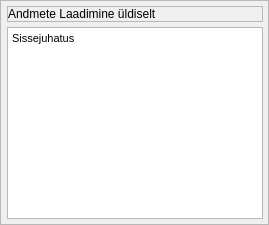
                        <widget class="QWidget" name="w_HM_Andmete_laadimine_Yldine">
                         <layout class="QVBoxLayout" name="verticalLayout_127">
                          <property name="spacing">
                           <number>0</number>
                          </property>
                          <property name="leftMargin">
                           <number>0</number>
                          </property>
                          <property name="topMargin">
                           <number>0</number>
                          </property>
                          <property name="rightMargin">
                           <number>0</number>
                          </property>
                          <property name="bottomMargin">
                           <number>0</number>
                          </property>
                          <item>
                           <widget class="QFrame" name="f_HM_Andmete_laadimine_Yldine">
                            <property name="frameShape">
                             <enum>QFrame::StyledPanel</enum>
                            </property>
                            <property name="frameShadow">
                             <enum>QFrame::Raised</enum>
                            </property>
                            <layout class="QVBoxLayout" name="verticalLayout_128">
                             <property name="spacing">
                              <number>5</number>
                             </property>
                             <property name="leftMargin">
                              <number>6</number>
                             </property>
                             <property name="topMargin">
                              <number>5</number>
                             </property>
                             <property name="rightMargin">
                              <number>5</number>
                             </property>
                             <property name="bottomMargin">
                              <number>5</number>
                             </property>
                             <item>
                              <widget class="QFrame" name="frame_2">
                               <property name="frameShape">
                                <enum>QFrame::StyledPanel</enum>
                               </property>
                               <property name="frameShadow">
                                <enum>QFrame::Raised</enum>
                               </property>
                               <layout class="QVBoxLayout" name="verticalLayout_156">
                                <property name="spacing">
                                 <number>0</number>
                                </property>
                                <property name="leftMargin">
                                 <number>0</number>
                                </property>
                                <property name="topMargin">
                                 <number>0</number>
                                </property>
                                <property name="rightMargin">
                                 <number>0</number>
                                </property>
                                <property name="bottomMargin">
                                 <number>0</number>
                                </property>
                                <item>
                                 <widget class="QLabel" name="lbl_HM_Andmete_Laadimine_Yldine">
                                  <property name="text">
                                   <string>Andmete Laadimine üldiselt</string>
                                  </property>
                                 </widget>
                                </item>
                               </layout>
                              </widget>
                             </item>
                             <item>
                              <widget class="QTextEdit" name="te_HM_Andmete_laadimine_Yldine">
                               <property name="readOnly">
                                <bool>true</bool>
                               </property>
                               <property name="html">
                                <string>&lt;!DOCTYPE HTML PUBLIC &quot;-//W3C//DTD HTML 4.0//EN&quot; &quot;http://www.w3.org/TR/REC-html40/strict.dtd&quot;&gt;
&lt;html&gt;&lt;head&gt;&lt;meta name=&quot;qrichtext&quot; content=&quot;1&quot; /&gt;&lt;style type=&quot;text/css&quot;&gt;
p, li { white-space: pre-wrap; }
&lt;/style&gt;&lt;/head&gt;&lt;body style=&quot; font-family:'MS Shell Dlg 2'; font-size:7.8pt; font-weight:400; font-style:normal;&quot;&gt;
&lt;p style=&quot; margin-top:0px; margin-bottom:0px; margin-left:0px; margin-right:0px; -qt-block-indent:0; text-indent:0px;&quot;&gt;&lt;span style=&quot; font-size:8pt;&quot;&gt;Sissejuhatus &lt;/span&gt;&lt;/p&gt;
&lt;p style=&quot;-qt-paragraph-type:empty; margin-top:0px; margin-bottom:0px; margin-left:0px; margin-right:0px; -qt-block-indent:0; text-indent:0px; font-size:8pt;&quot;&gt;&lt;br /&gt;&lt;/p&gt;&lt;/body&gt;&lt;/html&gt;</string>
                               </property>
                              </widget>
                             </item>
                            </layout>
                           </widget>
                          </item>
                         </layout>
                        </widget>
